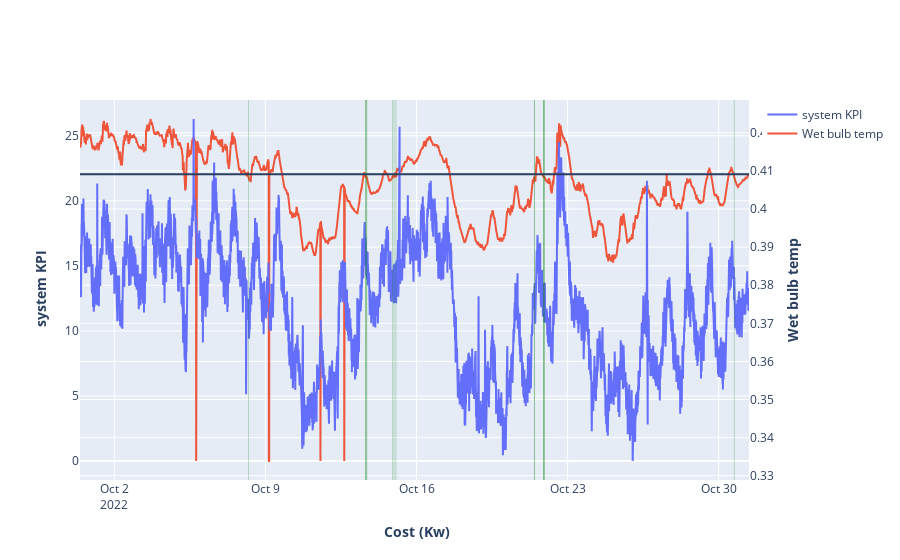

Here is the notebook cell this chart was saved with:
### Code cell
layout = go.Layout(
    # title="{}".format(self.df_last.Datetime),
    yaxis=YAxis(
        title="<b> system KPI</b>"
    ),
    yaxis2 = YAxis(
        title="<b> Wet bulb temp </b>",
        overlaying= 'y', 
        side= 'right',
    ),
    xaxis=dict(
        title="<b> Cost (Kw)</b>"
    ),
)
fig =  go.Figure(layout=layout)
fig.add_trace(
    go.Scatter(
        x = df.Datetime,
        y = df.system_KPI,
        name = 'system KPI',
        mode='lines',
        yaxis='y2'
    ))
fig.add_trace(
    go.Scatter(
        x = df.Datetime,
        y = df.Wet_bulb_temp,
        mode='lines',
        name = 'Wet bulb temp',
        yaxis='y1'
        
    ))

WB = df.Wet_bulb_temp.iloc[-100]

xs = df[df.Wet_bulb_temp==WB].Datetime
for x in xs:
    fig.add_vrect(
        x0=x - timedelta(minutes=15),
        x1=x + timedelta(minutes=15),
        fillcolor="Green",
        opacity=0.5,
        line_width=0,
    )

fig.add_hline(y=df.Wet_bulb_temp.iloc[-1])

### Figure 1 — Plotly figure (JSON) as saved in the notebook; plotly's stock layout.template omitted (floating-point values rounded to 4 significant figures; data arrays with more than 128 entries replaced by an {"elided": "..."} marker saying what was removed)
{"data": [{"mode": "lines", "name": "system KPI", "type": "scatter", "x": {"elided": "4464 str values"}, "y": {"elided": "4464 float values"}, "yaxis": "y2"}, {"mode": "lines", "name": "Wet bulb temp", "type": "scatter", "x": {"elided": "4464 str values"}, "y": {"elided": "4464 float values"}, "yaxis": "y"}], "layout": {"shapes": [{"fillcolor": "Green", "line": {"width": 0}, "opacity": 0.5, "type": "rect", "x0": "2022-10-08T04:45:00", "x1": "2022-10-08T05:15:00", "xref": "x", "y0": 0, "y1": 1, "yref": "y domain"}, {"fillcolor": "Green", "line": {"width": 0}, "opacity": 0.5, "type": "rect", "x0": "2022-10-13T15:05:00", "x1": "2022-10-13T15:35:00", "xref": "x", "y0": 0, "y1": 1, "yref": "y domain"}, {"fillcolor": "Green", "line": {"width": 0}, "opacity": 0.5, "type": "rect", "x0": "2022-10-13T15:25:00", "x1": "2022-10-13T15:55:00", "xref": "x", "y0": 0, "y1": 1, "yref": "y domain"}, {"fillcolor": "Green", "line": {"width": 0}, "opacity": 0.5, "type": "rect", "x0": "2022-10-13T16:15:00", "x1": "2022-10-13T16:45:00", "xref": "x", "y0": 0, "y1": 1, "yref": "y domain"}, {"fillcolor": "Green", "line": {"width": 0}, "opacity": 0.5, "type": "rect", "x0": "2022-10-13T16:35:00", "x1": "2022-10-13T17:05:00", "xref": "x", "y0": 0, "y1": 1, "yref": "y domain"}, {"fillcolor": "Green", "line": {"width": 0}, "opacity": 0.5, "type": "rect", "x0": "2022-10-14T20:45:00", "x1": "2022-10-14T21:15:00", "xref": "x", "y0": 0, "y1": 1, "yref": "y domain"}, {"fillcolor": "Green", "line": {"width": 0}, "opacity": 0.5, "type": "rect", "x0": "2022-10-14T22:45:00", "x1": "2022-10-14T23:15:00", "xref": "x", "y0": 0, "y1": 1, "yref": "y domain"}, {"fillcolor": "Green", "line": {"width": 0}, "opacity": 0.5, "type": "rect", "x0": "2022-10-15T00:55:00", "x1": "2022-10-15T01:25:00", "xref": "x", "y0": 0, "y1": 1, "yref": "y domain"}, {"fillcolor": "Green", "line": {"width": 0}, "opacity": 0.5, "type": "rect", "x0": "2022-10-21T10:35:00", "x1": "2022-10-21T11:05:00", "xref": "x", "y0": 0, "y1": 1, "yref": "y domain"}, {"fillcolor": "Green", "line": {"width": 0}, "opacity": 0.5, "type": "rect", "x0": "2022-10-21T10:55:00", "x1": "2022-10-21T11:25:00", "xref": "x", "y0": 0, "y1": 1, "yref": "y domain"}, {"fillcolor": "Green", "line": {"width": 0}, "opacity": 0.5, "type": "rect", "x0": "2022-10-21T21:05:00", "x1": "2022-10-21T21:35:00", "xref": "x", "y0": 0, "y1": 1, "yref": "y domain"}, {"fillcolor": "Green", "line": {"width": 0}, "opacity": 0.5, "type": "rect", "x0": "2022-10-21T21:15:00", "x1": "2022-10-21T21:45:00", "xref": "x", "y0": 0, "y1": 1, "yref": "y domain"}, {"fillcolor": "Green", "line": {"width": 0}, "opacity": 0.5, "type": "rect", "x0": "2022-10-21T21:35:00", "x1": "2022-10-21T22:05:00", "xref": "x", "y0": 0, "y1": 1, "yref": "y domain"}, {"fillcolor": "Green", "line": {"width": 0}, "opacity": 0.5, "type": "rect", "x0": "2022-10-21T22:15:00", "x1": "2022-10-21T22:45:00", "xref": "x", "y0": 0, "y1": 1, "yref": "y domain"}, {"fillcolor": "Green", "line": {"width": 0}, "opacity": 0.5, "type": "rect", "x0": "2022-10-30T16:55:00", "x1": "2022-10-30T17:25:00", "xref": "x", "y0": 0, "y1": 1, "yref": "y domain"}, {"type": "line", "x0": 0, "x1": 1, "xref": "x domain", "y0": 22.05, "y1": 22.05, "yref": "y"}], "xaxis": {"title": {"text": "<b> Cost (Kw)</b>"}}, "yaxis": {"title": {"text": "<b> system KPI</b>"}}, "yaxis2": {"overlaying": "y", "side": "right", "title": {"text": "<b> Wet bulb temp </b>"}}}}
